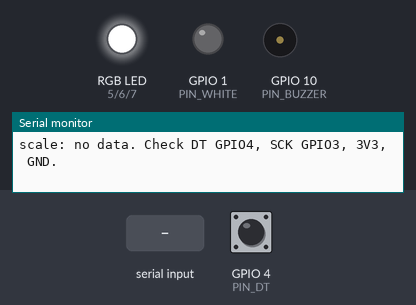
Bench run of a sketch on a simulated ESP32-C3. Parts: an RGB LED mixed from three pins (HIGH = lit), output pins drawn as LEDs (lit = HIGH), buzzer (waves = sounding, pin HIGH), the last lines printed to the serial monitor. Inputs (shaded band) come from the test bench; at power-on: GPIO 4 (PIN_DT) HIGH. EEPROM starts erased; pins used as bus, display or sensor lines are not drawn.

Above: at 5.1 s.
5.2 s: "a\n" received over Serial
At 6.0 s:
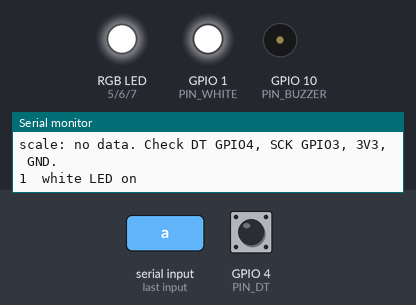
12.5 s: "w\n" received over Serial
At 13.9 s:
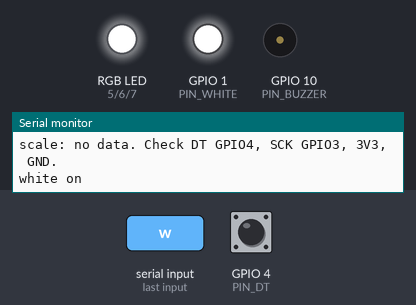
14.0 s: "z\n" received over Serial
At 15.11 s:
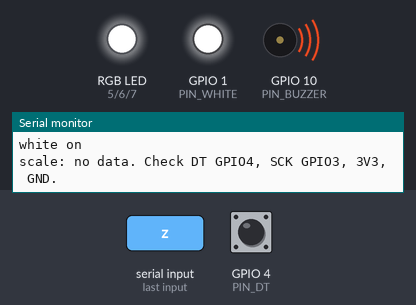
15.7 s: "A\n" received over Serial
At 18.5 s:
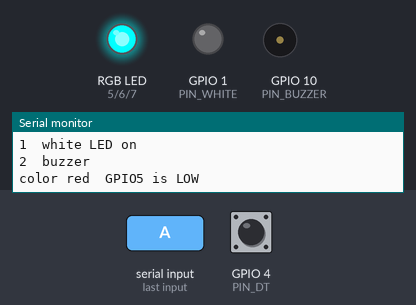
20.7 s: "W\n" received over Serial
At 22.8 s:
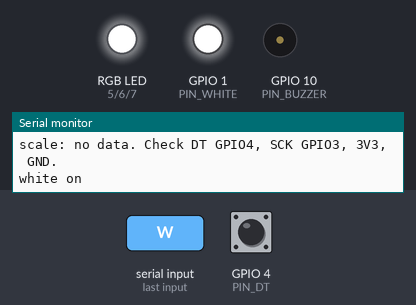
Timing chart, 0 to 23.3 s (numbered marks = the images above; inputs shaded):
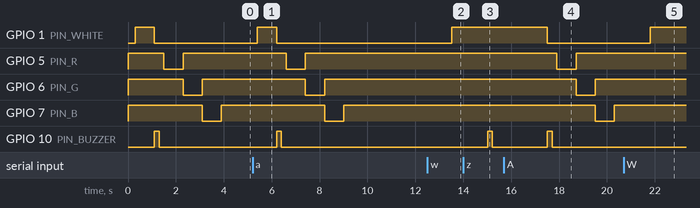

The sketch:

bringup_test.ino
```cpp
// Bring-up for the ESP32-C3 Super Mini.
// HX711 DT GPIO4, SCK GPIO3, VCC 3V3, GND GND.
// White LED + GPIO1, - GND. Buzzer + GPIO10, - GND.
// RGB common anode on 3V3. Color legs: GPIO5, GPIO6, GPIO7. Pin LOW = lit.
// Serial 115200. Opening the monitor resets the board and replays the test.
// Keys: a = replay outputs, w = white, z = buzzer, 5/6/7 = one color, o = outputs off, t = save empty-scale zero.

#include <Preferences.h>

static const int PIN_DT = 4;
static const int PIN_SCK = 3;
static const int PIN_WHITE = 1;
static const int PIN_BUZZER = 10;
static const int PIN_R = 5;
static const int PIN_G = 6;
static const int PIN_B = 7;

static const int TARE_SAMPLES = 10;
static const long READ_ERROR = 0x80000000L;
static const char *NVS_NS = "scale";
static const char *NVS_KEY = "tare_offset";

Preferences prefs;
long tareOffset = 0;
bool tareValid = false;

void hx711PowerUp() {
  digitalWrite(PIN_SCK, HIGH);
  delayMicroseconds(80);
  digitalWrite(PIN_SCK, LOW);
  delay(1);
}

long hx711ReadRaw() {
  const uint32_t start = millis();
  while (digitalRead(PIN_DT) == HIGH) {
    if (millis() - start > 1000) {
      return READ_ERROR;
    }
  }

  uint32_t value = 0;
  for (int i = 0; i < 24; i++) {
    digitalWrite(PIN_SCK, HIGH);
    delayMicroseconds(1);
    value = (value << 1) | (uint32_t)digitalRead(PIN_DT);
    digitalWrite(PIN_SCK, LOW);
    delayMicroseconds(1);
  }

  digitalWrite(PIN_SCK, HIGH);
  delayMicroseconds(1);
  digitalWrite(PIN_SCK, LOW);

  if (value & 0x800000UL) {
    value |= 0xFF000000UL;
  }
  return (long)value;
}

void outputsOff() {
  digitalWrite(PIN_WHITE, LOW);
  digitalWrite(PIN_BUZZER, LOW);
  digitalWrite(PIN_R, HIGH);
  digitalWrite(PIN_G, HIGH);
  digitalWrite(PIN_B, HIGH);
}

void showColor(int pin, const char *name) {
  outputsOff();
  digitalWrite(pin, LOW);
  Serial.print("color ");
  Serial.print(name);
  Serial.print("  GPIO");
  Serial.print(pin);
  Serial.println(" is LOW");
  delay(800);
  outputsOff();
}

void playOutputs() {
  Serial.println("1  white LED on");
  outputsOff();
  digitalWrite(PIN_WHITE, HIGH);
  delay(800);
  outputsOff();

  Serial.println("2  buzzer");
  digitalWrite(PIN_BUZZER, HIGH);
  delay(200);
  digitalWrite(PIN_BUZZER, LOW);
  delay(200);

  showColor(PIN_R, "red");
  showColor(PIN_G, "green");
  showColor(PIN_B, "blue");
  Serial.println("outputs off. weight follows.");
}

bool saveZero(long offset) {
  tareOffset = offset;
  tareValid = true;
  return prefs.putLong(NVS_KEY, (int32_t)offset) > 0;
}

bool captureZero() {
  long sum = 0;
  int count = 0;
  for (int i = 0; i < TARE_SAMPLES; i++) {
    const long raw = hx711ReadRaw();
    if (raw == READ_ERROR) {
      continue;
    }
    sum += raw;
    count++;
  }
  if (count == 0) {
    return false;
  }
  return saveZero(sum / count);
}

void handleKey(char c) {
  if (c == 'a' || c == 'A') {
    playOutputs();
    return;
  }
  if (c == 'w' || c == 'W') {
    const bool on = digitalRead(PIN_WHITE) == LOW;
    digitalWrite(PIN_WHITE, on ? HIGH : LOW);
    Serial.println(on ? "white on" : "white off");
    return;
  }
  if (c == 'z' || c == 'Z') {
    digitalWrite(PIN_BUZZER, HIGH);
    delay(200);
    digitalWrite(PIN_BUZZER, LOW);
    Serial.println("buzzer beep");
    return;
  }
  if (c == '5') {
    showColor(PIN_R, "red");
    return;
  }
  if (c == '6') {
    showColor(PIN_G, "green");
    return;
  }
  if (c == '7') {
    showColor(PIN_B, "blue");
    return;
  }
  if (c == 'o' || c == 'O') {
    outputsOff();
    Serial.println("outputs off");
    return;
  }
  if (c == 't' || c == 'T') {
    Serial.println("saving empty-scale zero...");
    if (captureZero()) {
      Serial.print("zero saved: ");
      Serial.println(tareOffset);
    } else {
      Serial.println("tare failed");
    }
  }
}

void setup() {
  Serial.begin(115200);
  pinMode(PIN_SCK, OUTPUT);
  pinMode(PIN_DT, INPUT);
  pinMode(PIN_WHITE, OUTPUT);
  pinMode(PIN_BUZZER, OUTPUT);
  pinMode(PIN_R, OUTPUT);
  pinMode(PIN_G, OUTPUT);
  pinMode(PIN_B, OUTPUT);
  digitalWrite(PIN_SCK, LOW);
  outputsOff();
  delay(300);

  Serial.println();
  Serial.println("bring-up test");
  prefs.begin(NVS_NS, false);
  if (prefs.isKey(NVS_KEY)) {
    tareOffset = prefs.getLong(NVS_KEY, 0);
    tareValid = true;
    Serial.print("loaded zero ");
    Serial.println(tareOffset);
  } else {
    Serial.println("no saved zero. Press t with the scale empty.");
  }

  hx711PowerUp();
  playOutputs();
  Serial.println("keys: a replay, w white, z buzzer, 5 red, 6 green, 7 blue, o off, t zero");
}

void loop() {
  while (Serial.available() > 0) {
    const char c = (char)Serial.read();
    if (c != '\r' && c != '\n') {
      handleKey(c);
    }
  }

  const long raw = hx711ReadRaw();
  if (raw == READ_ERROR) {
    Serial.println("scale: no data. Check DT GPIO4, SCK GPIO3, 3V3, GND.");
  } else {
    Serial.print("raw = ");
    Serial.print(raw);
    if (tareValid) {
      Serial.print("  zeroed = ");
      Serial.println(raw - tareOffset);
    } else {
      Serial.println();
    }
  }
  delay(500);
}
```

Measured:
- after the input at 5.2 s, GPIO 1 (PIN_WHITE): LOW → HIGH after 0.21 s, → LOW 0.80 s later; GPIO 5 (PIN_R): HIGH → LOW after 1.4 s, → HIGH 0.80 s later; GPIO 6 (PIN_G): HIGH → LOW after 2.2 s, → HIGH 0.80 s later; GPIO 7 (PIN_B): HIGH → LOW after 3.0 s, → HIGH 0.80 s later; GPIO 10 (PIN_BUZZER): LOW → HIGH after 1.0 s, → LOW 0.20 s later
- after the input at 12.5 s, GPIO 1 (PIN_WHITE): LOW → HIGH after 1.0 s
- after the input at 14.0 s, GPIO 10 (PIN_BUZZER): LOW → HIGH after 1.0 s, → LOW 0.20 s later
- after the input at 15.7 s, GPIO 1 (PIN_WHITE): HIGH → LOW after 1.8 s; GPIO 5 (PIN_R): HIGH → LOW after 2.2 s, → HIGH 0.80 s later; GPIO 6 (PIN_G): HIGH → LOW after 3.0 s, → HIGH 0.80 s later; GPIO 7 (PIN_B): HIGH → LOW after 3.8 s, → HIGH 0.80 s later; GPIO 10 (PIN_BUZZER): LOW → HIGH after 1.8 s, → LOW 0.20 s later
- after the input at 20.7 s, GPIO 1 (PIN_WHITE): LOW → HIGH after 1.1 s
